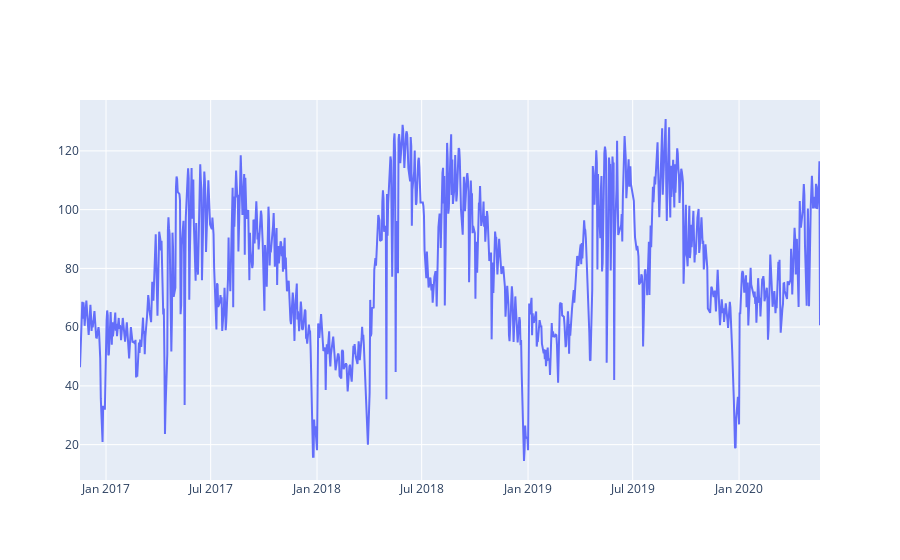

Source (notebook cell):
### Code cell
# Plot
fig = go.Figure()
# Create and style traces
fig.add_trace(go.Scatter(x=bikerides['ds'], y=bikerides['y'], name='Rides',))

### Figure 1 — Plotly figure (JSON) as saved in the notebook; plotly's stock layout.template omitted (floating-point values rounded to 4 significant figures; data arrays with more than 128 entries replaced by an {"elided": "..."} marker saying what was removed)
{"data": [{"name": "Rides", "type": "scatter", "x": {"elided": "909 str values"}, "y": {"elided": "909 float values"}}], "layout": {}}
